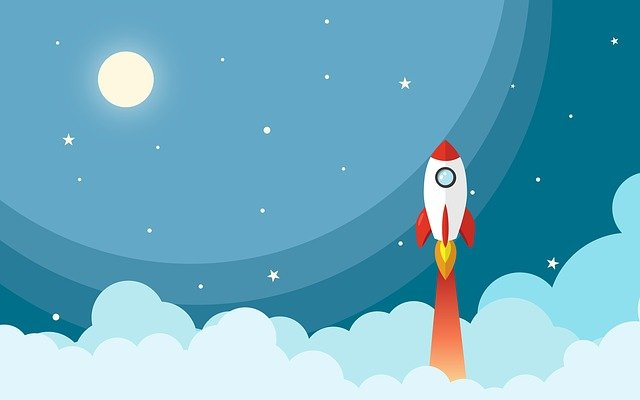
#> input picture poster.jpg, 640 x 400 px
$ python crear.py
#> lines starting #> are read from the running program, lines starting #| are printed output that depends on the picture
import cv2

img = cv2.imread("poster.jpg")
#> img is the input picture: shape (400, 640, 3); mean B, G, R 194.6, 172.6, 108.6

rocket = img[120:360,400:500]
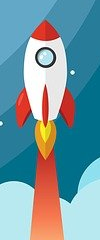
#> rocket: shape (240, 100, 3); mean B, G, R 162.8, 153.2, 118.1

text_to_show = "Me encanta programar en BYJU'S FutureSchool."
